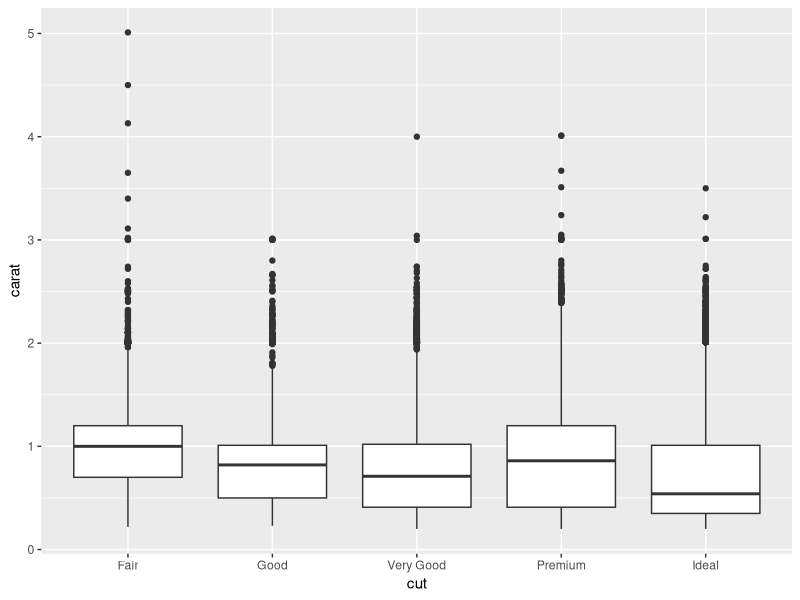
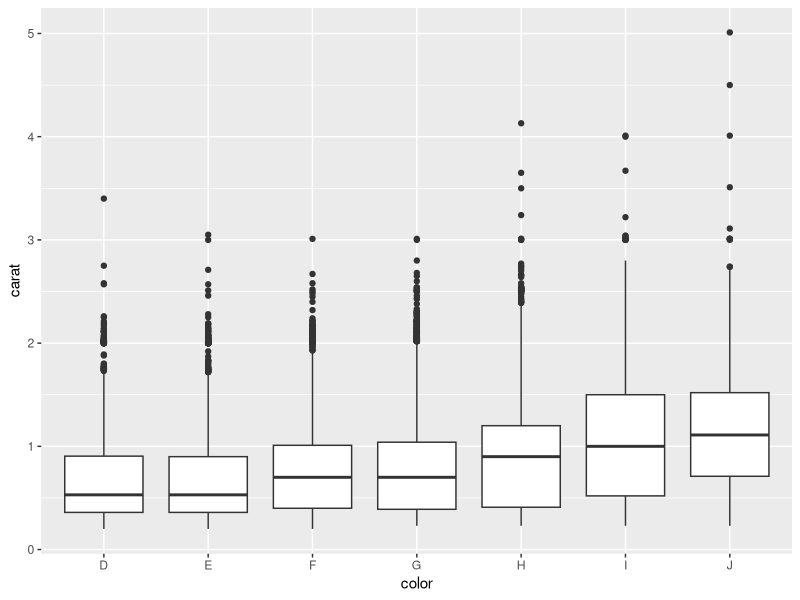
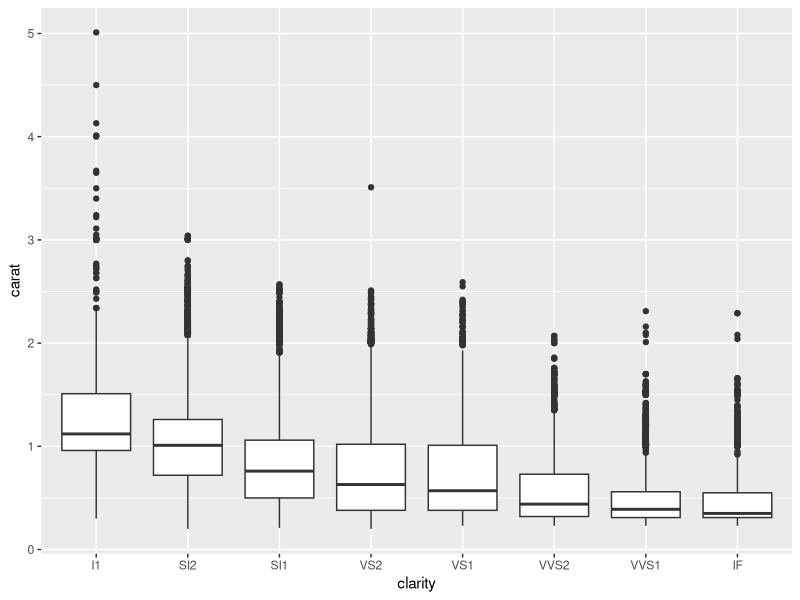

The R script that drew these images, in order:
## ---- chunk 1
knitr::opts_chunk$set(echo = FALSE)
## ---- chunk 2
library("ggplot2")
library("dplyr")
## ---- chunk 3
smaller <- diamonds %>% 
  filter(carat <= 2.5)
## ---- chunk 4
larger <- nrow(diamonds) - nrow(smaller)
percentage_larger <- larger / nrow(diamonds) * 100

comma <- function(x) {
  format(x, digits = 2, big.mark = ",")
}
## ---- chunk 5
ggplot(diamonds, aes(y = carat, x = cut)) +
  geom_boxplot()
## ---- chunk 6
ggplot(diamonds, aes(y = carat, x = color)) +
  geom_boxplot()
## ---- chunk 7
ggplot(diamonds, aes(y = carat, x = clarity)) +
  geom_boxplot()
